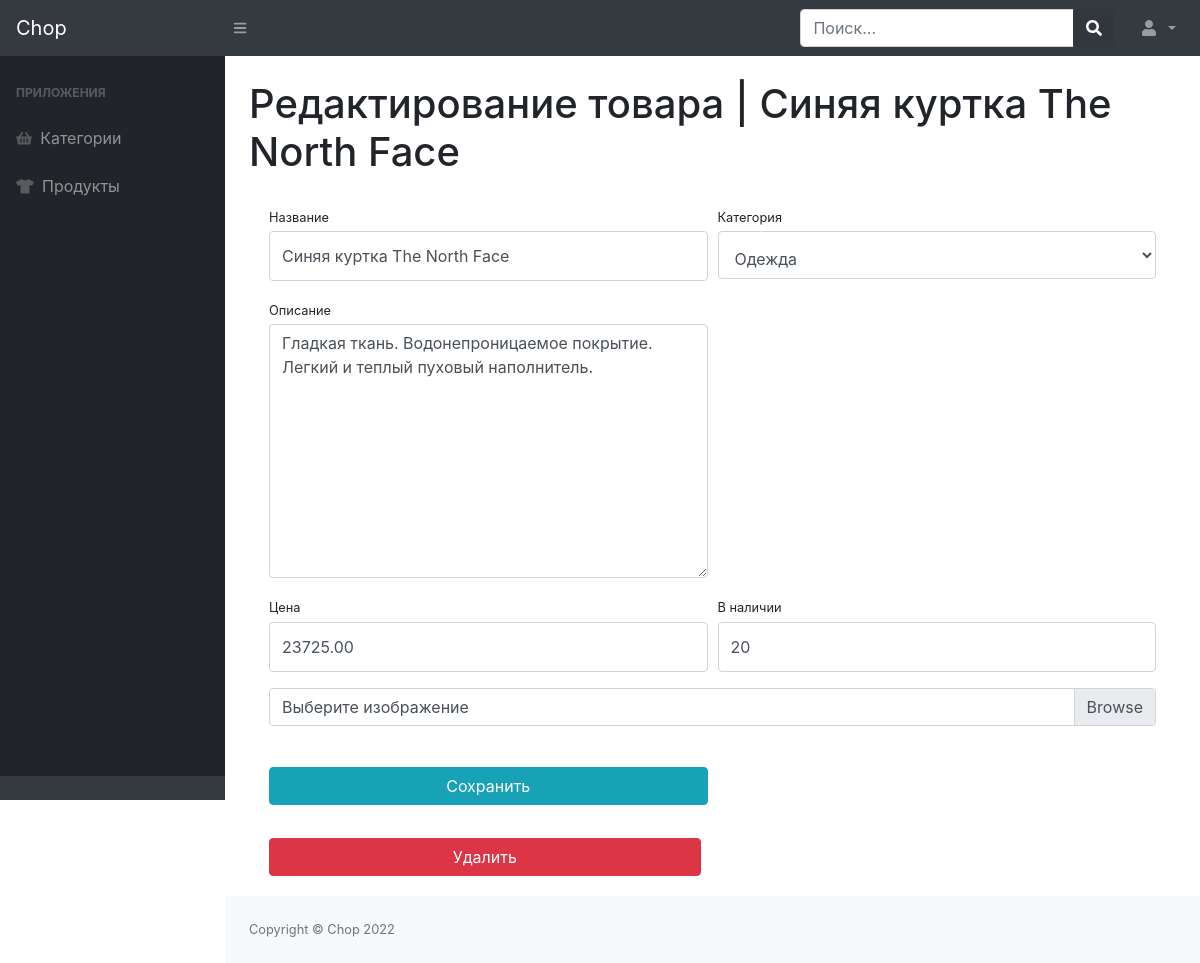
The app's page /admins/product-update/2/ (signed in) with its own data.
### productsapp/models.py (models this page shows, shortened)
class Product(models.Model):
    category = models.ForeignKey(ProductCategory, verbose_name='категории', on_delete=models.PROTECT)
    image = models.ImageField(upload_to='products_images', blank=True, null=True)
    name = models.CharField(verbose_name='имя продукта', max_length=256)
    price = models.DecimalField(verbose_name='цена продукта', max_digits=8, decimal_places=2, default=0)
    description = models.TextField(verbose_name='описание продукта', blank=True)
    quantity = models.PositiveIntegerField(verbose_name='количество на складе', default=0)
    is_active = models.BooleanField(verbose_name='активно', default=True)

### adminsapp/views.py (the view, shortened to what this page needs)
# urls.py: path('product-update/<int:pk>/', AdminProductUpdateView.as_view(), name='product_update'),
class AdminProductUpdateView(UpdateView):
    model = Product
    form_class = AdminProductChangeForm
    success_url = reverse_lazy('admins:products')
    extra_context = {'title': 'Chop - Редактирование товаров'}
    template_name = 'adminsapp/products/admin-product-update-delete.html'
    @method_decorator(user_passes_test(lambda u: u.is_staff))
    def dispatch(self, request, *args, **kwargs):
        return super(AdminProductUpdateView, self).dispatch(request, *args, **kwargs)

### adminsapp/forms.py
class AdminProductChangeForm(AdminProductCreateForm):
    pass

### productsapp/models.py (called while the page is built)
    def __str__(self):
        return self.name

### adminsapp/templates/adminsapp/products/admin-product-update-delete.html (shortened to what this page needs)
{% extends 'adminsapp/base.html' %}
{% block content %}
    <main>
        <div class="container-fluid">
            <h1 class="mt-4">Редактирование товара | {{ product.name }}</h1>
            <div class="card-body">
                <form action=" {% url 'admins:product_update' product.id %}" method="post" enctype="multipart/form-data">
                    <div class="form-row">
                        <div class="col-lg-6">
                            <div class="form-group">
                                <label class="small mb-1" for="{{ form.name.id_for_label }}">Название</label>
                                {{ form.name }}
                            </div>
                        </div>
                        <div class="col-lg-6">
                            <div class="form-group">
                                <label class="small mb-1" for="{{ form.category.id_for_label }}">Категория</label>
                                {{ form.category }}
                            </div>
                        </div>
                    </div>
                    <div class="form-row">
                        <div class="col-lg-6">
                            <div class="form-group">
                                <label class="small mb-1" for="{{ form.description.id_for_label }}">Описание</label>
                                {{ form.description }}
                            </div>
                        </div>
                    </div>
                    <div class="form-row">
                        <div class="col-lg-6">
                            <div class="form-group">
                                <label class="small mb-1" for="{{ form.price.id_for_label }}">Цена</label>
                                {{ form.price }}
                            </div>
                        </div>
                        <div class="col-lg-6">
                            <div class="form-group">
                                <label class="small mb-1" for="{{ form.quantity.id_for_label }}">В наличии</label>
                                {{ form.quantity }}
                            </div>
                        </div>
                    </div>
                    <div class="form-row mb-2">
                        <div class="col-lg-12">
                            <div class="custom-file">
                                <label class="custom-file-label" for="{{ form.image.id_for_label }}">Выберите
                                    изображение</label>
                            </div>
                        </div>
                    </div>
                    <div class="form-row">
                        <div class="col-lg-6" style="margin-top: 33px;">
                            <input class="btn btn-info btn-block" type="submit" value="Сохранить">
                        </div>
                    </div>
                </form>
                <div class="row">
                    <div class="col-lg-6" style="margin-top: 33px;">
                        <form action="{% url 'admins:product_delete' product.id %}" method="post">
                            <input class="btn btn-danger btn-block" type="submit" value="Удалить">
                        </form>
                    </div>
                </div>
            </div>
        </div>
    </main>
{% endblock %}

### records on screen
Product: name "Синяя куртка The North Face", category "Одежда", description "Гладкая ткань. Водонепроницаемое покрытие. Легкий и теплый пуховый наполнитель.", price "23725.00", quantity "20"
